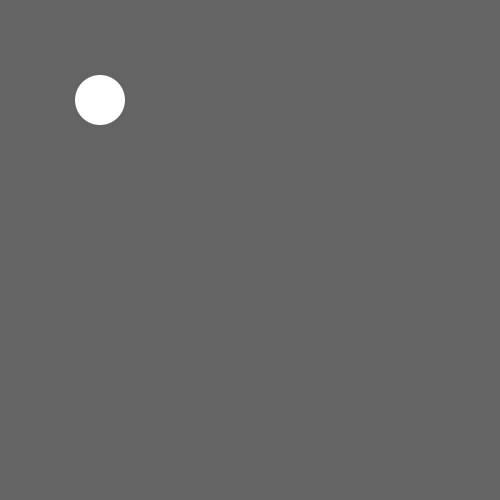
Frame 1 (no input)
Frame 60 (the mouse pressed at the canvas centre just before this capture): identical to frame 1, image omitted
Frame 120 (the mouse held since frame 60 and released just before this capture): identical to frame 1, image omitted

The Processing sketch that drew this single still picture (run headless with seeded random() and noise(); from frame 60 on, the mouse is pressed at the canvas centre):

// Processing sketch: physics
// ── physics.pde
/* Physics */

Ball b;
float gravity = 1;

void setup() {
  size(500,500);
  noStroke();
  smooth(3);
  ellipseMode(CENTER);
  b = new Ball(100, 100, 1, 2, 50, 2);
}

void draw(){
  background(100);
  b.display();
  b.move2();
  b.move();
}

class Ball {
  float pX;
  float pY;
  float vX;
  float vY;
  float size;
  float mass;
  float fX;
  float fY;
  
  Ball(float _pX, float _pY, float _fX, float _fY, float _size, float _mass) {
    pX = _pX;
    pY = _pY;
    fX = _fX;
    fY = _fY;
    size = _size;
    mass = mass;
  }
  void display() {
    fill(255);
    ellipse(pX, pY, size, size);
  }
  void move(){
    if (pX < 0 || pX > width) {
      vX = -vX;
    }
    else if (pY < 0 || pY > height) {
      vY = -vY;
    }
    //vY = vY + gravity;
    pX = pX + vX;
    pY = pY + vY;
  }
  void move2() {
    fY = gravity * mass + vY*mass;
    fX = vX*mass;
  }
}

// ── phisicsClass.pde
class Physics {

  PVector loc;
  PVector vel;
  PVector acl;
  PVector force;
  float mass;

  //Constants
  PVector g;
  PVector windDir; // wind
  float t;
  PVector orbiter;


  //Options
  Boolean gravity;
  Boolean wrap; 
  Boolean orbit;
  Boolean wind;
  Boolean drag;

  //Wieghts
  float gravityW;
  float wrapW;
  float orbitW;
  float windW;
  float dragW;

  Physics(float x, float y, float _mass) {
    mass = _mass;
    loc = new PVector(x, y);
    vel = PVector.random2D();
    acl = new PVector(0, 0);
    force = new PVector(0, 0);

    g = new PVector(0, .1);
    t = 5;
    wrap = false;
    gravity = false;
    orbit = false;
    wind = false;
    drag = false;

    gravityW = 1;
    wrapW = 1;
    orbitW = 1;
    windW = 1;
    dragW = 1;
  }

  void update() { // Main loop
    forceCal();
    vel.add(acl);
    loc.add(vel);
    acl.mult(0);
    force.mult(0);
    dispVector(vel, 100);
    if (wrap) {
      checkCol();
    }
  }

  void newton(PVector force) {
    PVector.div(force, mass, acl);
  }

  void forceCal() {
    if (gravity) {
      PVector gravity = PVector.mult(g, mass);
      newton(PVector.mult(gravity, gravityW));
    }
    if (orbit) {
    }
    if (wind) {
      windDir = new PVector(noise(t), noise(t+1000));
      windDir.normalize();
      windDir.mult(windW);
      dispVector(windDir, 100);
      newton(windDir);
    }
    if (drag) {
      PVector dargforce = PVector.mult(vel, -1);
      dargforce.mult(dragW);
      newton(dargforce);
    }
  }

  void checkCol() {
    if (loc.x > width) {
      loc.x = 0;
    } else if (loc.x < 0) {
      loc.x  = 0;
    }
    if (loc.y > height) {
      loc.y = 0;
    } else if (loc.y < 0) {
      loc.y = height;
    }
  }
  void dispVector(PVector v, float s) {
    pushMatrix();
    stroke(0, 0, 255);
    translate(loc.x, loc.y);
    line(0, 0, v.x*s, v.y*s);
    popMatrix();
  }
  
  // Utils
  PVector getLoc() {
    return loc;
  }
  void wrap() {
    wrap = !wrap;
  }
  void gravityOn() {
    gravity = !gravity;
  }
  void gravityOn(float _g) {
    gravity = true;
    g.set(.0, _g);
  }
  void gravityOn(float _g, float w) {
    gravity = true;
    g.set(.0, _g);
    gravityW = w;
  }
  void windOn() {
    wind = !wind;
  }
  void windOn(float _t) {
    wind = true;
    t =_t;
  }
  void windOn(float _t, float w) {
    wind = !wind;
    t =_t;
    windW = w;
  }
  void orbitOn() {
    orbit = !orbit;
  }
  void dragOn() {
    drag = !drag;
  }
  void dragOn(float w) {
    drag = !drag;
    dragW = w;
  }
}
